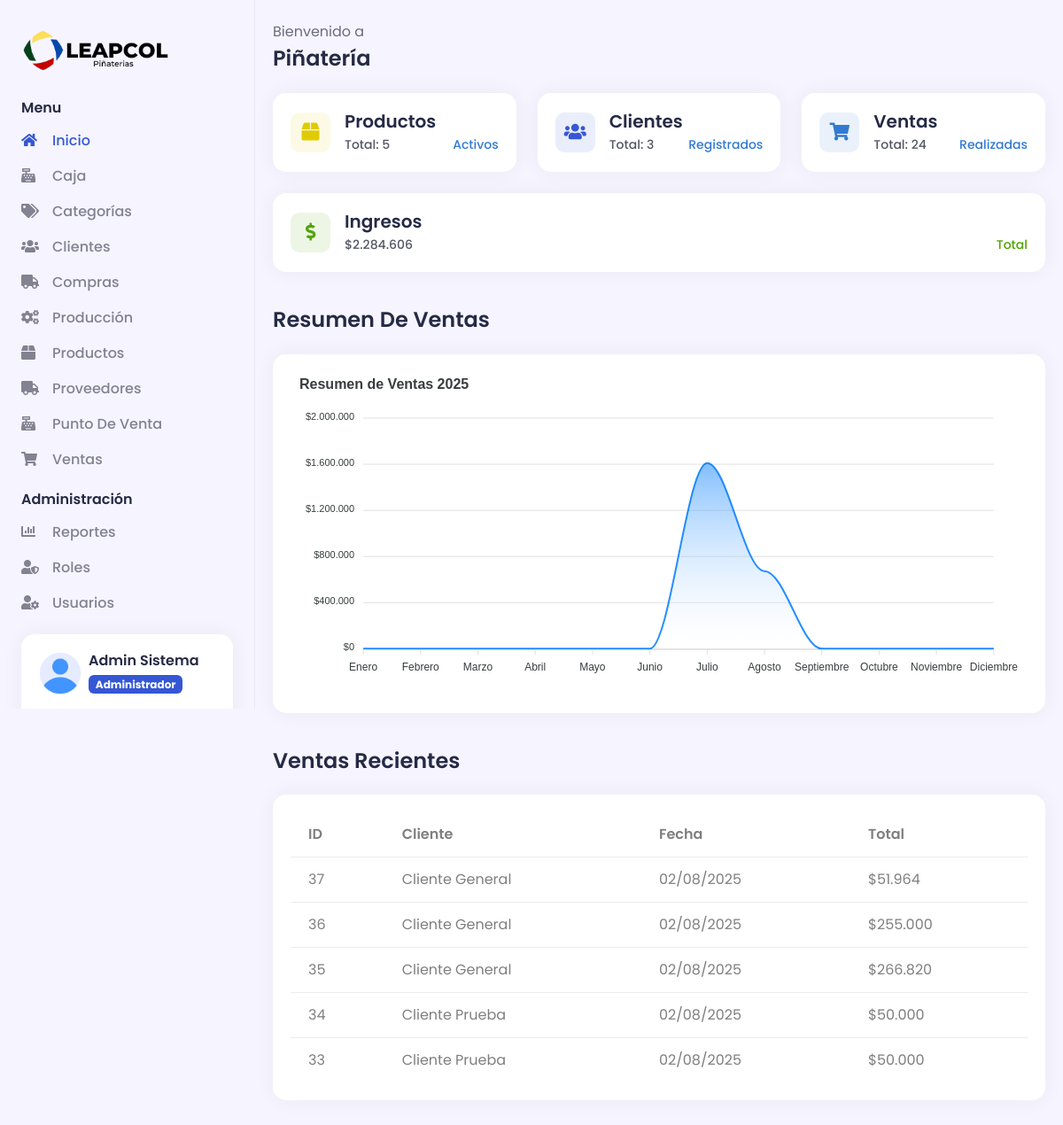
The app's page /dashboard (signed in) with its own data.
### tables this page shows
CREATE TABLE `modulos` (
  `id` int(11) NOT NULL,
  `nombre` varchar(50) NOT NULL,
  `descripcion` varchar(100) DEFAULT NULL,
  `icono` varchar(50) DEFAULT NULL,
  `url` varchar(100) NOT NULL,
  `estado` tinyint(1) NOT NULL DEFAULT 1
);

CREATE TABLE `ventas` (
  `id` int(11) NOT NULL,
  `cliente_id` int(11) DEFAULT NULL,
  `fecha_venta` datetime NOT NULL,
  `subtotal` decimal(10,2) NOT NULL DEFAULT 0.00,
  `impuestos` decimal(10,2) NOT NULL DEFAULT 0.00,
  `descuentos` decimal(10,2) NOT NULL DEFAULT 0.00,
  `total` decimal(10,2) NOT NULL DEFAULT 0.00,
  `pago_con` decimal(10,2) DEFAULT NULL,
  `cambio` decimal(10,2) DEFAULT NULL,
  `costo_total` decimal(10,2) NOT NULL DEFAULT 0.00,
  `ganancia` decimal(10,2) NOT NULL DEFAULT 0.00,
  `metodo_pago` tinyint(1) NOT NULL DEFAULT 1,
  `estado` tinyint(1) NOT NULL DEFAULT 1 COMMENT '1=Completada, 0=Anulada',
  `observaciones` text DEFAULT NULL,
  `usuario_id` int(11) NOT NULL,
  `fecha_creacion` datetime NOT NULL DEFAULT current_timestamp()
);

### Helpers/Helpers.php (called while the page is built, shortened)
<?php
function headerAdmin($data = "")
{
    $view_header = "Views/Template/header.php";
    require_once($view_header);
}
function getUserModules()
{
    require_once "Libraries/Core/Mysql.php";
    $mysql = new Mysql();
    if ($_SESSION['userData']['idrol'] == 1) {
        $sql = "SELECT * FROM modulos WHERE estado = 1 ORDER BY nombre ASC";
        return $mysql->select_all($sql);
    }
    $sql = "SELECT m.* FROM modulos m
            INNER JOIN permisos p ON m.id = p.modulo_id
            WHERE p.rol_id = ? AND m.estado = 1
            ORDER BY m.nombre ASC";
    return $mysql->select_all($sql, [$_SESSION['userData']['idrol']]);
}

### Libraries/Core/Views.php (called while the page is built)
<?php
class Views
{
    public function getView($controller, $view, $data = "")
    {
        $controller = get_class($controller);
        if ($controller == "Home") {
            $view = "Views/" . $view . ".php";
        } else {
            $view = "Views/" . $controller . "/" . $view . ".php";
        }
        require_once $view;
    }
}

### Controllers/Dashboard.php (called while the page is built, shortened)
<?php
require_once "Libraries/Core/Conexion.php";
require_once "Libraries/Core/Mysql.php";
require_once "Libraries/Core/Views.php";
class Dashboard extends AuthController
{
    public function __construct()
    {
        $this->model = new DashboardModel();
    }
    public function index()
    {
        $data['page_tag'] = "Dashboard - " . NOMBRE_EMPRESA;
        $data['page_title'] = "Dashboard";
        $data['page_name'] = "dashboard";
        $data['totalProductos'] = $this->model->getTotalProductos();
        $data['totalClientes'] = $this->model->getTotalClientes();
        $data['totalVentas'] = $this->model->getTotalVentas();
        $data['totalIngresos'] = $this->model->getTotalIngresos();
        $data['ventasRecientes'] = $this->model->getVentasRecientes();
        $data['ventasPorMes'] = $this->model->getVentasPorMes();
        $this->views->getView($this, "dashboard", $data);
    }
}

### index.php (called while the page is built, shortened)
<?php
    require_once "Helpers/Helpers.php";
    $app = new Load();

### Libraries/Core/Conexion.php (called while the page is built)
<?php
class Conexion
{
    private $conect;
    public function __construct()
    {
        $connectionString = "mysql:host=" . DB_HOST . ";dbname=" . DB_NAME . ";charset=" . DB_CHARSET;
        try {
            $this->conect = new PDO($connectionString, DB_USER, DB_PASSWORD);
            $this->conect->setAttribute(PDO::ATTR_ERRMODE, PDO::ERRMODE_EXCEPTION);
        } catch (PDOException $e) {
            error_log("Error de conexión a la base de datos: " . $e->getMessage());
            throw new Exception("Error de conexión a la base de datos. Por favor, contacte al administrador.");
        }
    }
    public function conect()
    {
        return $this->conect;
    }
}

### Libraries/Core/Mysql.php (called while the page is built, shortened)
<?php
class Mysql extends Conexion
{
    private $conexion;
    public function __construct()
    {
        $this->conexion = new Conexion();
        $this->conexion = $this->conexion->conect();
    }
    public function select_all(string $query, array $arrValues = [])
    {
        try {
            $this->strquery = $query;
            $this->arrValues = $arrValues;
            $result = $this->conexion->prepare($this->strquery);
            $result->execute($this->arrValues);
            $data = $result->fetchall(PDO::FETCH_ASSOC);
            return $data;
        } catch (PDOException $e) {
            error_log("Error en select_all: " . $e->getMessage());
            return [];
        }
    }
}

### Models/DashboardModel.php (called while the page is built, shortened)
<?php
class DashboardModel extends Mysql
{
    public function getVentasRecientes()
    {
        $sql = "SELECT v.id,
                       COALESCE(CONCAT(c.nombre, ' ', c.apellido), 'Cliente General') as cliente,
                       v.fecha_venta,
                       v.total
                FROM ventas v
                LEFT JOIN clientes c ON v.cliente_id = c.id
                WHERE v.estado = 1
                ORDER BY v.fecha_venta DESC
                LIMIT 5";
        return $this->select_all($sql);
    }
}

### Views/Dashboard/dashboard.php (the view, shortened to what this page needs)
<?php
    headerAdmin($data);
?>
<div class="d2c_main px-0 px-md-2 py-4">
    <div class="container-fluid">
        <p class="mb-1">Bienvenido a</p>
        <h4 class="mb-4 text-capitalize"><?= NOMBRE_EMPRESA ?></h4>
        <div class="row">
            <div class="col mb-4">
                <div class="card d2c_currency_card_wrapper animate__animated animate__fadeInUp">
                    <div class="card-body d-flex align-items-center">
                        <div>
                            <div class="d2c_coin_icon_wrapper bg-warning text-warning bg-opacity-10 d-flex align-items-center justify-content-center me-3">
                                <i class="fas fa-box"></i>
                            </div>
                        </div>
                        <div class="w-100">
                            <h5 class="mb-1">Productos</h5>
                            <div class="d-flex justify-content-between">
                                <p class="mb-0">Total: <?= $data['totalProductos'] ?></p>
                                <p class="mb-0 text-info">Activos</p>
                            </div>
                        </div>
                    </div>
                </div>
            </div>
            <div class="col mb-4">
                <div class="card d2c_currency_card_wrapper animate__animated animate__fadeInUp">
                    <div class="card-body d-flex align-items-center">
                        <div>
                            <div class="d2c_coin_icon_wrapper bg-primary text-primary bg-opacity-10 d-flex align-items-center justify-content-center me-3">
                                <i class="fas fa-users"></i>
                            </div>
                        </div>
                        <div class="w-100">
                            <h5 class="mb-1">Clientes</h5>
                            <div class="d-flex justify-content-between">
                                <p class="mb-0">Total: <?= $data['totalClientes'] ?></p>
                                <p class="mb-0 text-info">Registrados</p>
                            </div>
                        </div>
                    </div>
                </div>
            </div>
            <div class="col mb-4">
                <div class="card d2c_currency_card_wrapper animate__animated animate__fadeInUp">
                    <div class="card-body d-flex align-items-center">
                        <div>
                            <div class="d2c_coin_icon_wrapper bg-info text-info bg-opacity-10 d-flex align-items-center justify-content-center me-3">
                                <i class="fas fa-shopping-cart"></i>
                            </div>
                        </div>
                        <div class="w-100">
                            <h5 class="mb-1">Ventas</h5>
                            <div class="d-flex justify-content-between">
                                <p class="mb-0">Total: <?= $data['totalVentas'] ?></p>
                                <p class="mb-0 text-info">Realizadas</p>
                            </div>
                        </div>
                    </div>
                </div>
            </div>
            <div class="col mb-4">
                <div class="card d2c_currency_card_wrapper animate__animated animate__fadeInUp">
                    <div class="card-body d-flex align-items-center">
                        <div>
                            <div class="d2c_coin_icon_wrapper bg-success text-success bg-opacity-10 d-flex align-items-center justify-content-center me-3">
                                <i class="fas fa-dollar-sign"></i>
                            </div>
                        </div>
                        <div class="w-100">
                            <h5 class="mb-1">Ingresos</h5>
                            <div class="d-flex justify-content-between">
                                <p class="mb-0">$<?= number_format($data['totalIngresos'], 0, ',', '.') ?></p>
                                <p class="mb-0 text-success">Total</p>
                            </div>
                        </div>
                    </div>
                </div>
            </div>
        </div>
        <div class="row">
            <div class="col-xxl-7 mb-4">
                <h4 class="mb-4 text-capitalize mt-3">Resumen de Ventas</h4>
                <div class="card">
                    <div class="card-body">
                        <div id="d2c_dashboard_lineChart"></div>
                    </div>
                </div>
            </div>
            <div class="col-xxl-5 mb-4">
                <h4 class="mb-4 text-capitalize mt-3">Ventas Recientes</h4>
                <div class="card">
                    <div class="card-body">
                        <div class="table-responsive">
                            <table class="table mb-0">
                                <thead>
                                    <tr>
                                        <th>ID</th>
                                        <th>Cliente</th>
                                        <th>Fecha</th>
                                        <th>Total</th>
                                    </tr>
                                </thead>
                                <tbody>
                                    <?php if(!empty($data['ventasRecientes'])): ?>
                                        <?php foreach($data['ventasRecientes'] as $venta): ?>
                                        <tr>
                                            <td><?= $venta['id'] ?></td>
                                            <td><?= $venta['cliente'] ?></td>
                                            <td><?= date('d/m/Y', strtotime($venta['fecha_venta'])) ?></td>
                                            <td>$<?= number_format($venta['total'], 0, ',', '.') ?></td>
                                        </tr>
                                        <?php endforeach; ?>
                                    <?php else: ?>
                                        <tr>
                                            <td colspan="4" class="text-center">No hay ventas registradas</td>
                                        </tr>
                                    <?php endif; ?>
                                </tbody>
                            </table>
                        </div>
                    </div>
                </div>
            </div>
        </div>
    </div>
</div>

### Views/Template/navbar.php (shortened to what this page needs)
<div class="d2c_sidebar offcanvas-lg offcanvas-start p-4" tabindex="-1" id="d2c_sidebar">
    <div class="d-flex flex-column">
        <a href="<?= BASE_URL ?>dashboard" class="brand-icon">
            <img class="navbar-brand" src="<?= BASE_URL ?>assets/images/logo/logo.png" alt="logo">
        </a>
        <ul class="navbar-nav flex-grow-1">
            <li class="nav-item">
                <h6 class="d2c_nav_title">Menu</h6>
                <ul class="sub-menu">
                    <li class="nav-item <?= (isset($data['page_name']) && $data['page_name'] == 'dashboard') ? 'active' : '' ?>">
                        <a class="sub-menu-link" href="<?= BASE_URL ?>dashboard">
                            <span class="d2c_icon">
                                <i class="fas fa-home"></i>
                            </span>
                            <span> Inicio </span>
                        </a>
                    </li>
                    <?php
                    $userModules = getUserModules();
                    $mainModules = ['categorias', 'productos', 'produccion', 'clientes', 'proveedores', 'compras', 'pos', 'ventas', 'caja'];
                    foreach($userModules as $module):
                        if(in_array($module['url'], $mainModules)):
                    ?>
                    <li class="nav-item <?= (isset($data['page_name']) && $data['page_name'] == $module['url']) ? 'active' : '' ?>">
                        <a class="sub-menu-link" href="<?= BASE_URL ?><?= $module['url'] ?>">
                            <span class="d2c_icon">
                                <i class="<?= $module['icono'] ?>"></i>
                            </span>
                            <span> <?= $module['nombre'] ?> </span>
                        </a>
                    </li>
                    <?php
                        endif;
                    endforeach;
                    ?>
                </ul>
            </li>
            <?php
            $adminModules = ['usuarios', 'roles', 'reportes'];
            $hasAdminModules = false;
            foreach($userModules as $module) {
                if(in_array($module['url'], $adminModules)) {
                    $hasAdminModules = true;
                    break;
                }
            }
            if($hasAdminModules):
            ?>
            <li class="nav-item">
                <h6 class="d2c_nav_title">Administración</h6>
                <ul class="sub-menu collapse show" id="admin">
                    <?php
                    foreach($userModules as $module):
                        if(in_array($module['url'], $adminModules)):
                    ?>
                    <li class="nav-item <?= (isset($data['page_name']) && $data['page_name'] == $module['url']) ? 'active' : '' ?>">
                        <a class="sub-menu-link" href="<?= BASE_URL ?><?= $module['url'] ?>">
                            <span class="d2c_icon">
                                <i class="<?= $module['icono'] ?>"></i>
                            </span>
                            <span> <?= $module['nombre'] ?> </span>
                        </a>
                    </li>
                    <?php
                        endif;
                    endforeach;
                    ?>
                </ul>
            </li>
            <?php endif; ?>
        </ul>
        <div class="card d2c_switch_card">
            <div class="card-body">
                <ul class="navbar-nav">
                    <li class="nav-item clearfix mb-4">
                        <div class="float-start me-2">
                            <a href="<?= BASE_URL ?>perfil"><img class="w-100 rounded" src="<?= BASE_URL ?>assets/images/avatar/user.png" alt="Profile Image" style="height: 3rem; width: 3rem; object-fit: cover"></a>
                        </div>
                        <div class="float-start">
                            <h6 class="mb-1"><a href="<?= BASE_URL ?>perfil">
                                <?php if(isset($_SESSION['userData'])): ?>
                                    <?= $_SESSION['userData']['nombre'] . ' ' . $_SESSION['userData']['apellido'] ?>
                                <?php else: ?>
                                    Usuario
                                <?php endif; ?>
                            </a></h6>
                            <p class="mb-0 badge bg-primary text-white">
                                <?php if(isset($_SESSION['userData'])): ?>
                                    <?= $_SESSION['userData']['nombrerol'] ?>
                                <?php else: ?>
                                    Sin rol
                                <?php endif; ?>
                            </p>
                        </div>
                    </li>
                </ul>
            </div>
        </div>
    </div>
</div>

### records on screen
modulos: nombre "Caja"
modulos: nombre "Categorías"
modulos: nombre "Clientes"
modulos: nombre "Compras"
modulos: nombre "Producción"
modulos: nombre "Productos"
modulos: nombre "Proveedores"
modulos: nombre "Punto De Venta"
modulos: nombre "Ventas"
modulos: nombre "Reportes"
modulos: nombre "Roles"
modulos: nombre "Usuarios"
ventas: id "37", cliente "Cliente General", fecha_venta "02/08/2025", total "51.964"
ventas: id "36", cliente "Cliente General", fecha_venta "02/08/2025", total "255.000"
ventas: id "35", cliente "Cliente General", fecha_venta "02/08/2025", total "266.820"
ventas: id "34", cliente "Cliente Prueba", fecha_venta "02/08/2025", total "50.000"
ventas: id "33", cliente "Cliente Prueba", fecha_venta "02/08/2025", total "50.000"

### other values on screen
$_SESSION['userData']['nombre'] "Admin"
$_SESSION['userData']['apellido'] "Sistema"
$_SESSION['userData']['nombrerol'] "Administrador"
NOMBRE_EMPRESA "Piñatería"
$data['totalProductos'] "5"
$data['totalClientes'] "3"
$data['totalVentas'] "24"
$data['totalIngresos'] "2.284.606"
